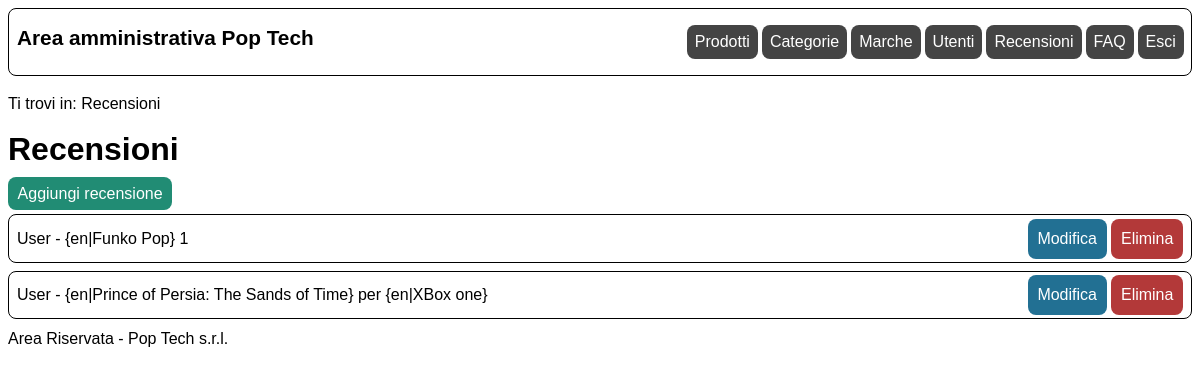
Page /admin/recensioni.php (signed in) on the committed database.
### tables this page shows
CREATE TABLE `recensione` (
  `ID` int(11) UNSIGNED NOT NULL,
  `prodotto` int(10) UNSIGNED NOT NULL,
  `utente` int(10) UNSIGNED NOT NULL,
  `contenuto` text,
  `punteggio` decimal(2,1) UNSIGNED NOT NULL DEFAULT '0.0'
);

CREATE TABLE `utente` (
  `ID` int(10) UNSIGNED NOT NULL,
  `nome` varchar(200) NOT NULL,
  `email` varchar(200) NOT NULL,
  `password` varchar(200) NOT NULL,
  `admin` tinyint(1) NOT NULL
);

CREATE TABLE `prodotto` (
  `ID` int(10) UNSIGNED NOT NULL,
  `nome` varchar(100) NOT NULL,
  `immagine` varchar(300) NOT NULL,
  `altImmagine` varchar(500) NOT NULL,
  `descrizione` text NOT NULL,
  `origine` varchar(100) NOT NULL,
  `marca` int(10) UNSIGNED NOT NULL,
  `modello` varchar(100) NOT NULL,
  `dimensione` varchar(100) NULL,
  `peso` varchar(100) DEFAULT NULL,
  `categoria` int(10) UNSIGNED NOT NULL,
  `prezzo` decimal(5,2) UNSIGNED NOT NULL
);

### includes/connection.php (called while the page is built, shortened)
<?php
class DBAccess{
    private $connection;
    public function open_connection(){
        $this->connection = mysqli_connect(DBAccess::HOST_DB, DBAccess::USERNAME, DBAccess::PASSWORD, DBAccess::DATABASE_NAME);
        if(mysqli_connect_errno()) {
            echo "Errore di connessione al database: " . mysqli_connect_error();
            return false;
        }
        else{
            return true;
        }
    }
    public function exec_select_query($query){
        $res = mysqli_query($this->connection, $query) or die("Errore DB: ".mysqli_error($this->connection));
        if(mysqli_num_rows($res)==0){
            return array();
        }else{
            $resArray = array();
            while($row = mysqli_fetch_assoc($res)){
                array_push($resArray,$row);
            }
            return $resArray;
        }
    }
}
?>

### admin/recensioni.php (the view, shortened to what this page needs)
<?php
    require_once "../includes/connection.php";
    require_once "../includes/utilities.php";
    $template = file_get_contents('layouts/layout.html');
    $title = "Pop Tech";
    $breadcrumbs = '<p>Ti trovi in: Recensioni</p>';
    if(!isLoggedIn(true)){
        $content = '<p class="message errorMsg">Attenzione non disponi dei privilegi necessari per accede a questa pagina.</p>';
    }else{
        $content = "<h1>Recensioni</h1>";
        $content .= '<a href="recensione.php" class="btn btn-green">Aggiungi recensione</a>';
        $connection = new DBAccess();
        if($connection->open_connection()){
            $reviews = $connection->exec_select_query('SELECT recensione.id, utente.nome AS user, prodotto.nome AS product FROM recensione, prodotto, utente WHERE recensione.utente=utente.id AND recensione.prodotto=prodotto.id;');
            foreach($reviews as $review){
                $content .= '<article class="listItem">';
                    $content .= '<span>'.$review['user'].' - ';
                    $content .= parse_lang($review['product']).'</span>';
                    $content .= '<a href="recensione.php?id='.$review['id'].'" class="btn btn-info">Modifica</a>';
                    $content .= '<a href="delete.php?id='.$review['id'].'&type=recensione" class="btn btn-danger">Elimina</a>';
                $content .= '</article>';
            }
        }else{
            $content .= '<p>I sistemi sono momentaneamente fuori servizio. Ci scusiamo per il disagio.</p>';
        }
    }
    $menu = get_admin_menu();
    $template = str_replace('{{menu}}',$menu,$template);
    $template = str_replace('{{title}}',$title,$template);
    $template = str_replace('{{breadcrumbs}}',$breadcrumbs,$template);
    $template = str_replace('{{content}}',$content,$template);
    echo $template;
?>

### styles/admin.css (style rules this page uses)
html,body { font-size: 100%; line-height: 1.5em; }
body { max-width: 1920px; margin: auto; font-family: Arial, Helvetica, sans-serif; }
a { color: darkblue; text-decoration: underline; }
nav#menu h1 { flex-grow: 1; font-size: 1.3em; }
nav#menu { display: flex; flex-direction: row; padding: 0em 0.2em 0em 0.5em; margin: 0.5em; border: 1px solid black; border-radius: 0.5em; }
nav#menu ul { padding: 0em; display: inline; }
main,footer, nav#breadcrumbs { margin: 0.5em; }
.listItem { padding: 0.2em 0.2em 0.2em 0.5em; margin: 0.5em 0em 0.5em 0em; border: 1px solid black; border-radius: 0.5em; display: flex; flex-wrap: wrap; align-items: center; }
.listItem span { flex-grow: 1; }
.listItem a.btn { margin-right: 0.3em; }
.btn { border-radius: 0.5em; text-decoration: none; padding: 0.5em 0.6em 0.5em 0.6em; border-width: 1px; }
.btn-green,.btn-green:visited,.btn-green:hover { background-color: #218c74; border-color: #218c74; color:#FFF; }
.btn-info,.btn-info:visited,.btn-info:hover { background-color: #227093; border-color: #227093; color:#FFF; }
.btn-danger,.btn-danger:visited,.btn-danger:hover { background-color: #b33939; border-color: #b33939; color:#FFF; }

### styles/mobile.css (style rules this page uses)
nav#menu { opacity: 0; max-height: 1px; overflow-y: hidden; text-align: center; transition: opacity 0.5s ease-out; }
main#content h1 { margin: 0.0em; }

### styles/print.css (style rules this page uses)
html,body { font-size: 12pt; line-height: 1.5em; }
body { margin: auto; font-family: "Times New Roman", serif; }
footer { margin: 5mm; }
#menu { display: none; }

### rows in the picture
recensione: utente.nome "User", prodotto.nome "{en|Funko Pop} 1"
recensione: utente.nome "User", prodotto.nome "{en|Prince of Persia: The Sands of Time} per {en|XBox one}"

### other values in the picture
$template "Area amministrativa Pop Tech Area Riservata - Pop Tech s.r.l."
$names[$i] "Prodotti"
$names[$i] "Categorie"
$names[$i] "Marche"
$names[$i] "Utenti"
$names[$i] "Recensioni"
$names[$i] "FAQ"
